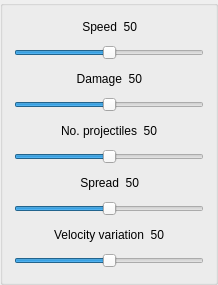
          <widget class="QGroupBox" name="groupBox_7">
           <property name="title">
            <string/>
           </property>
           <layout class="QVBoxLayout" name="verticalLayout_31">
            <item>
             <layout class="QVBoxLayout" name="verticalLayout_32">
              <item>
               <layout class="QHBoxLayout" name="horizontalLayout_29">
                <item>
                 <spacer name="horizontalSpacer_60">
                  <property name="orientation">
                   <enum>Qt::Horizontal</enum>
                  </property>
                  <property name="sizeHint" stdset="0">
                   <size>
                    <width>40</width>
                    <height>20</height>
                   </size>
                  </property>
                 </spacer>
                </item>
                <item>
                 <widget class="QLabel" name="label_92">
                  <property name="text">
                   <string>Speed</string>
                  </property>
                  <property name="alignment">
                   <set>Qt::AlignRight|Qt::AlignTrailing|Qt::AlignVCenter</set>
                  </property>
                 </widget>
                </item>
                <item>
                 <widget class="QLabel" name="label_93">
                  <property name="maximumSize">
                   <size>
                    <width>40</width>
                    <height>16777215</height>
                   </size>
                  </property>
                  <property name="text">
                   <string>50</string>
                  </property>
                  <property name="alignment">
                   <set>Qt::AlignRight|Qt::AlignTrailing|Qt::AlignVCenter</set>
                  </property>
                 </widget>
                </item>
                <item>
                 <spacer name="horizontalSpacer_70">
                  <property name="orientation">
                   <enum>Qt::Horizontal</enum>
                  </property>
                  <property name="sizeHint" stdset="0">
                   <size>
                    <width>40</width>
                    <height>20</height>
                   </size>
                  </property>
                 </spacer>
                </item>
               </layout>
              </item>
              <item>
               <widget class="QSlider" name="horizontalSlider_10">
                <property name="minimumSize">
                 <size>
                  <width>0</width>
                  <height>20</height>
                 </size>
                </property>
                <property name="maximum">
                 <number>100</number>
                </property>
                <property name="pageStep">
                 <number>1</number>
                </property>
                <property name="value">
                 <number>50</number>
                </property>
                <property name="orientation">
                 <enum>Qt::Horizontal</enum>
                </property>
               </widget>
              </item>
             </layout>
            </item>
            <item>
             <layout class="QVBoxLayout" name="verticalLayout_33">
              <item>
               <layout class="QHBoxLayout" name="horizontalLayout_30">
                <item>
                 <spacer name="horizontalSpacer_71">
                  <property name="orientation">
                   <enum>Qt::Horizontal</enum>
                  </property>
                  <property name="sizeHint" stdset="0">
                   <size>
                    <width>40</width>
                    <height>20</height>
                   </size>
                  </property>
                 </spacer>
                </item>
                <item>
                 <widget class="QLabel" name="label_95">
                  <property name="text">
                   <string>Damage</string>
                  </property>
                  <property name="alignment">
                   <set>Qt::AlignRight|Qt::AlignTrailing|Qt::AlignVCenter</set>
                  </property>
                 </widget>
                </item>
                <item>
                 <widget class="QLabel" name="label_96">
                  <property name="maximumSize">
                   <size>
                    <width>40</width>
                    <height>16777215</height>
                   </size>
                  </property>
                  <property name="text">
                   <string>50</string>
                  </property>
                  <property name="alignment">
                   <set>Qt::AlignRight|Qt::AlignTrailing|Qt::AlignVCenter</set>
                  </property>
                 </widget>
                </item>
                <item>
                 <spacer name="horizontalSpacer_72">
                  <property name="orientation">
                   <enum>Qt::Horizontal</enum>
                  </property>
                  <property name="sizeHint" stdset="0">
                   <size>
                    <width>40</width>
                    <height>20</height>
                   </size>
                  </property>
                 </spacer>
                </item>
               </layout>
              </item>
              <item>
               <widget class="QSlider" name="horizontalSlider_11">
                <property name="minimumSize">
                 <size>
                  <width>0</width>
                  <height>20</height>
                 </size>
                </property>
                <property name="maximum">
                 <number>100</number>
                </property>
                <property name="pageStep">
                 <number>1</number>
                </property>
                <property name="value">
                 <number>50</number>
                </property>
                <property name="orientation">
                 <enum>Qt::Horizontal</enum>
                </property>
               </widget>
              </item>
              <item>
               <layout class="QVBoxLayout" name="verticalLayout_34">
                <item>
                 <layout class="QHBoxLayout" name="horizontalLayout_31">
                  <item>
                   <spacer name="horizontalSpacer_73">
                    <property name="orientation">
                     <enum>Qt::Horizontal</enum>
                    </property>
                    <property name="sizeHint" stdset="0">
                     <size>
                      <width>40</width>
                      <height>20</height>
                     </size>
                    </property>
                   </spacer>
                  </item>
                  <item>
                   <widget class="QLabel" name="label_98">
                    <property name="text">
                     <string>No. projectiles</string>
                    </property>
                    <property name="alignment">
                     <set>Qt::AlignRight|Qt::AlignTrailing|Qt::AlignVCenter</set>
                    </property>
                   </widget>
                  </item>
                  <item>
                   <widget class="QLabel" name="label_99">
                    <property name="maximumSize">
                     <size>
                      <width>40</width>
                      <height>16777215</height>
                     </size>
                    </property>
                    <property name="text">
                     <string>50</string>
                    </property>
                    <property name="alignment">
                     <set>Qt::AlignRight|Qt::AlignTrailing|Qt::AlignVCenter</set>
                    </property>
                   </widget>
                  </item>
                  <item>
                   <spacer name="horizontalSpacer_74">
                    <property name="orientation">
                     <enum>Qt::Horizontal</enum>
                    </property>
                    <property name="sizeHint" stdset="0">
                     <size>
                      <width>40</width>
                      <height>20</height>
                     </size>
                    </property>
                   </spacer>
                  </item>
                 </layout>
                </item>
                <item>
                 <widget class="QSlider" name="horizontalSlider_12">
                  <property name="minimumSize">
                   <size>
                    <width>0</width>
                    <height>20</height>
                   </size>
                  </property>
                  <property name="maximum">
                   <number>100</number>
                  </property>
                  <property name="pageStep">
                   <number>1</number>
                  </property>
                  <property name="value">
                   <number>50</number>
                  </property>
                  <property name="orientation">
                   <enum>Qt::Horizontal</enum>
                  </property>
                 </widget>
                </item>
               </layout>
              </item>
             </layout>
            </item>
            <item>
             <layout class="QVBoxLayout" name="verticalLayout_35">
              <item>
               <layout class="QHBoxLayout" name="horizontalLayout_32">
                <item>
                 <spacer name="horizontalSpacer_75">
                  <property name="orientation">
                   <enum>Qt::Horizontal</enum>
                  </property>
                  <property name="sizeHint" stdset="0">
                   <size>
                    <width>40</width>
                    <height>20</height>
                   </size>
                  </property>
                 </spacer>
                </item>
                <item>
                 <widget class="QLabel" name="label_101">
                  <property name="text">
                   <string>Spread</string>
                  </property>
                  <property name="alignment">
                   <set>Qt::AlignRight|Qt::AlignTrailing|Qt::AlignVCenter</set>
                  </property>
                 </widget>
                </item>
                <item>
                 <widget class="QLabel" name="label_102">
                  <property name="maximumSize">
                   <size>
                    <width>40</width>
                    <height>16777215</height>
                   </size>
                  </property>
                  <property name="text">
                   <string>50</string>
                  </property>
                  <property name="alignment">
                   <set>Qt::AlignRight|Qt::AlignTrailing|Qt::AlignVCenter</set>
                  </property>
                 </widget>
                </item>
                <item>
                 <spacer name="horizontalSpacer_76">
                  <property name="orientation">
                   <enum>Qt::Horizontal</enum>
                  </property>
                  <property name="sizeHint" stdset="0">
                   <size>
                    <width>40</width>
                    <height>20</height>
                   </size>
                  </property>
                 </spacer>
                </item>
               </layout>
              </item>
              <item>
               <widget class="QSlider" name="horizontalSlider_13">
                <property name="minimumSize">
                 <size>
                  <width>0</width>
                  <height>20</height>
                 </size>
                </property>
                <property name="maximum">
                 <number>100</number>
                </property>
                <property name="pageStep">
                 <number>1</number>
                </property>
                <property name="value">
                 <number>50</number>
                </property>
                <property name="orientation">
                 <enum>Qt::Horizontal</enum>
                </property>
               </widget>
              </item>
              <item>
               <layout class="QVBoxLayout" name="verticalLayout_36">
                <item>
                 <layout class="QHBoxLayout" name="horizontalLayout_33">
                  <item>
                   <spacer name="horizontalSpacer_77">
                    <property name="orientation">
                     <enum>Qt::Horizontal</enum>
                    </property>
                    <property name="sizeHint" stdset="0">
                     <size>
                      <width>40</width>
                      <height>20</height>
                     </size>
                    </property>
                   </spacer>
                  </item>
                  <item>
                   <widget class="QLabel" name="label_104">
                    <property name="text">
                     <string>Velocity variation</string>
                    </property>
                    <property name="alignment">
                     <set>Qt::AlignRight|Qt::AlignTrailing|Qt::AlignVCenter</set>
                    </property>
                   </widget>
                  </item>
                  <item>
                   <widget class="QLabel" name="label_105">
                    <property name="maximumSize">
                     <size>
                      <width>40</width>
                      <height>16777215</height>
                     </size>
                    </property>
                    <property name="text">
                     <string>50</string>
                    </property>
                    <property name="alignment">
                     <set>Qt::AlignRight|Qt::AlignTrailing|Qt::AlignVCenter</set>
                    </property>
                   </widget>
                  </item>
                  <item>
                   <spacer name="horizontalSpacer_78">
                    <property name="orientation">
                     <enum>Qt::Horizontal</enum>
                    </property>
                    <property name="sizeHint" stdset="0">
                     <size>
                      <width>40</width>
                      <height>20</height>
                     </size>
                    </property>
                   </spacer>
                  </item>
                 </layout>
                </item>
                <item>
                 <widget class="QSlider" name="horizontalSlider_14">
                  <property name="minimumSize">
                   <size>
                    <width>0</width>
                    <height>20</height>
                   </size>
                  </property>
                  <property name="maximum">
                   <number>100</number>
                  </property>
                  <property name="pageStep">
                   <number>1</number>
                  </property>
                  <property name="value">
                   <number>50</number>
                  </property>
                  <property name="orientation">
                   <enum>Qt::Horizontal</enum>
                  </property>
                 </widget>
                </item>
               </layout>
              </item>
             </layout>
            </item>
           </layout>
          </widget>
